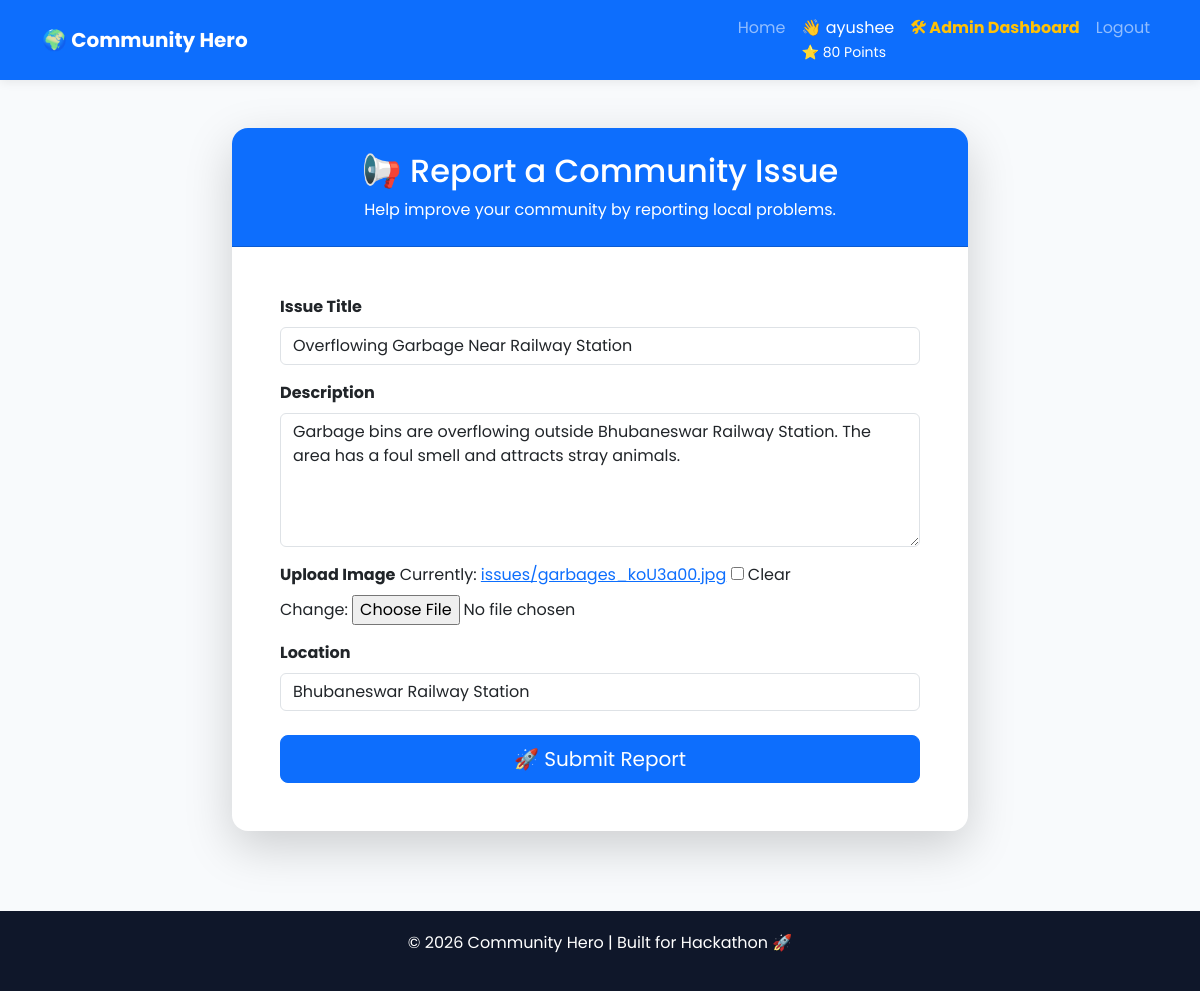
Screenshot of /issue/20/edit/ (signed in) with the database file from the repository.
### issues/models.py (models this page shows, shortened)
class Profile(models.Model):
    user = models.OneToOneField(
        User,
        on_delete=models.CASCADE
    )
    points = models.PositiveIntegerField(default=0)

class Issue(models.Model):
    CATEGORY_CHOICES = [
        ("Pothole", "Pothole"),
        ("Garbage", "Garbage"),
        ("Water Leakage", "Water Leakage"),
        ("Street Light", "Street Light"),
        ("Road Damage", "Road Damage"),
        ("Other", "Other"),
    ]
    STATUS_CHOICES = [
        ("Pending", "Pending"),
        ("In Progress", "In Progress"),
        ("Resolved", "Resolved"),
    ]
    PRIORITY_CHOICES = [
    ("High", "High"),
    ("Medium", "Medium"),
    ("Low", "Low"),
    ]
    user = models.ForeignKey(
        User,
        on_delete=models.CASCADE
    )
    title = models.CharField(max_length=200)
    description = models.TextField()
    category = models.CharField(
        max_length=50,
        choices=CATEGORY_CHOICES,
        default="Other"
    )
    image = models.ImageField(
        upload_to="issues/",
        blank=True,
        null=True
    )
    location = models.CharField(max_length=200)
    status = models.CharField(
        max_length=30,
        choices=STATUS_CHOICES,
        default="Pending"
    )
    priority = models.CharField(
    max_length=10,
    choices=PRIORITY_CHOICES,
    default="Medium"
    )
    ai_solution = models.TextField(blank=True)
    department = models.CharField(
        max_length=100,
        blank=True
    )
    ai_summary = models.TextField(
    blank=True,
    null=True
    )
    verification_count = models.PositiveIntegerField(default=0)
    points_awarded = models.BooleanField(default=False)
    created_at = models.DateTimeField(auto_now_add=True)

### issues/views.py (the view)
# urls.py: path("issue/<int:pk>/edit/", views.edit_issue, name="edit_issue"),
@login_required
def edit_issue(request, pk):
    issue = get_object_or_404(Issue, pk=pk)
    if issue.user != request.user:
        return redirect("home")
    if request.method == "POST":
        form = IssueForm(
            request.POST,
            request.FILES,
            instance=issue
        )
        if form.is_valid():
            form.save()
            return redirect("issue_detail", pk=issue.pk)
    else:
        form = IssueForm(instance=issue)
    return render(
        request,
        "issues/report_issue.html",
        {
            "form": form
        }
    )

### issues/forms.py
class IssueForm(forms.ModelForm):
    class Meta:
        model = Issue
        fields = [
            "title",
            "description",
            "image",
            "location",
        ]
        widgets = {
            "title": forms.TextInput(attrs={
                "class": "form-control",
                "placeholder": "Enter issue title"
            }),
            "description": forms.Textarea(attrs={
                "class": "form-control",
                "rows": 5,
                "placeholder": "Describe the issue..."
            }),
            "location": forms.TextInput(attrs={
                "class": "form-control",
                "placeholder": "Enter location"
            }),
        }

### issues/templates/issues/report_issue.html (shortened to what this page needs)
{% extends 'issues/base.html' %}
{% block content %}
<div class="row justify-content-center">
    <div class="col-lg-8">
        <div class="card shadow-lg border-0 rounded-4">
            <div class="card-header bg-primary text-white text-center py-4 rounded-top-4">
                <h2>📢 Report a Community Issue</h2>
                <p class="mb-0">
                    Help improve your community by reporting local problems.
                </p>
            </div>
            <div class="card-body p-5">
                <form method="POST" enctype="multipart/form-data">
                    <div class="mb-3">
                        <label class="form-label fw-bold">
                            Issue Title
                        </label>
                        {{ form.title }}
                    </div>
                    <div class="mb-3">
                        <label class="form-label fw-bold">
                            Description
                        </label>
                        {{ form.description }}
                    </div>
                    <div class="mb-3">
                        <label class="form-label fw-bold">
                            Upload Image
                        </label>
                        {{ form.image }}
                    </div>
                    <div class="mb-4">
                        <label class="form-label fw-bold">
                            Location
                        </label>
                        {{ form.location }}
                    </div>
                    <div class="d-grid">
                        <button class="btn btn-primary btn-lg">
                            🚀 Submit Report
                        </button>
                    </div>
                </form>
            </div>
        </div>
    </div>
</div>
{% endblock %}

### issues/templates/issues/base.html (shortened to what this page needs)
{% load static %}
<!DOCTYPE html>
<html lang="en">
<head>
    <link href="https://cdn.jsdelivr.net/npm/bootstrap@5.3.7/dist/css/bootstrap.min.css" rel="stylesheet">
</head>
<body>
<nav class="navbar navbar-expand-lg navbar-dark bg-primary">
<div class="container">
<a class="navbar-brand fw-bold" href="/">
🌍 Community Hero
</a>
<div class="collapse navbar-collapse" id="navbarNav">
<ul class="navbar-nav ms-auto">
<li class="nav-item">
<a class="nav-link" href="{% url 'home' %}">Home</a>
</li>
{% if user.is_authenticated %}
<li class="nav-item">
<span class="nav-link text-white">
👋 {{ user.username }}
{% if user.is_authenticated %}
<br>
<small>
⭐ {{ user.profile.points }} Points
</small>
{% endif %}
</span>
</li>
{% if user.is_staff %}
<li class="nav-item">
    <a class="nav-link text-warning fw-bold"
       href="{% url 'admin_dashboard' %}">
       🛠 Admin Dashboard
    </a>
</li>
{% endif %}
<li class="nav-item">
<a class="nav-link" href="{% url 'logout' %}">
Logout
</a>
</li>
{% endif %}
</ul>
</div>
</div>
</nav>
<div class="container mt-5">
{% block content %}
{% endblock %}
</div>
<footer>
<p>© 2026 Community Hero | Built for Hackathon 🚀</p>
</footer>
</body>
</html>

### issues/templates/issues/base.html (style rules this page uses)
body { font-family:'Poppins',sans-serif; background:#f8fafc; }
.navbar { box-shadow:0 2px 10px rgba(0,0,0,0.08); }
footer { background:#0f172a; color:white; padding:20px; margin-top:80px; text-align:center; }
.card { transition:0.3s; }

### rows the page displays
Issue: title "Overflowing Garbage Near Railway Station", description "Garbage bins are overflowing outside Bhubaneswar Railway Station. The area has a foul smell and attracts stray animals.", location "Bhubaneswar Railway Station"

### other values shown
{{ user.username }} "ayushee"
{{ user.profile.points }} "80"
